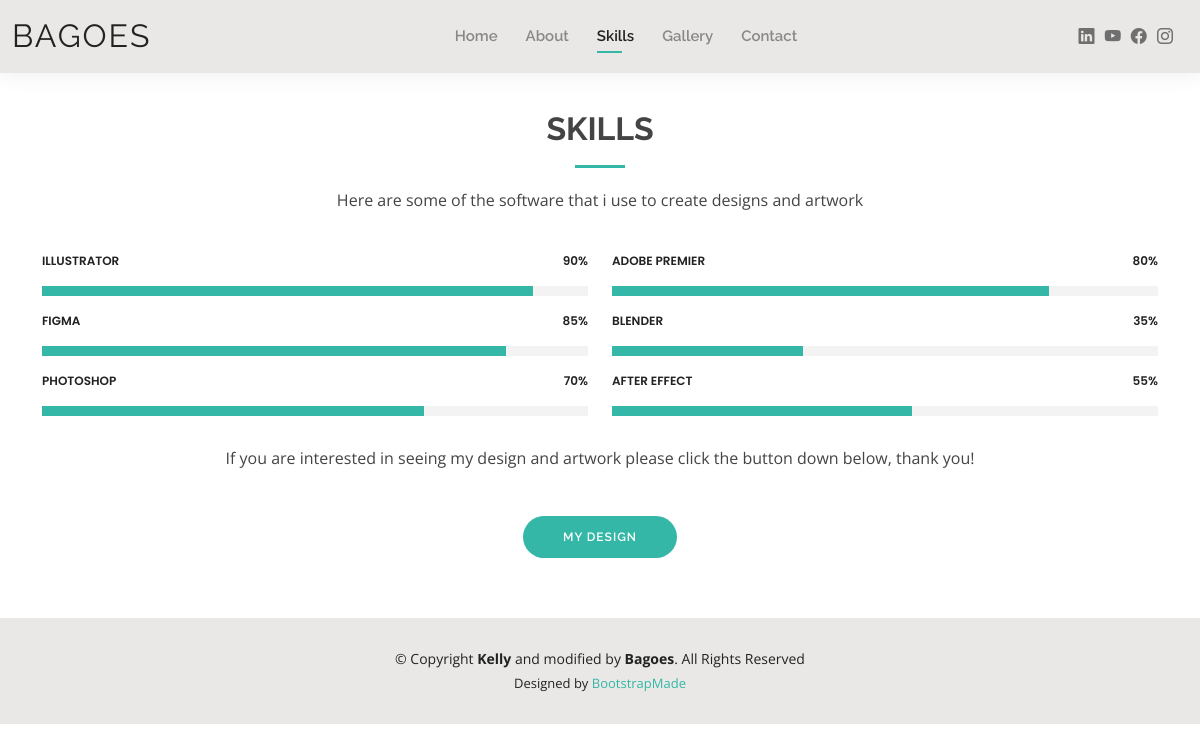
The page /skills.php on the database its author committed.
### tables this page shows
CREATE TABLE IF NOT EXISTS `skills` (
  `text` text,
  `illustrator` varchar(50) DEFAULT NULL,
  `figma` varchar(50) DEFAULT NULL,
  `photoshop` varchar(50) DEFAULT NULL,
  `premier` varchar(50) DEFAULT NULL,
  `blender` varchar(50) DEFAULT NULL,
  `after` varchar(50) DEFAULT NULL,
  `text2` text
);

### skills.php (the view, shortened to what this page needs)
<?php
include "koneksi.php";
?>
<!DOCTYPE html>
<html lang="en">
<head>
  <link href="assets/vendor/aos/aos.css" rel="stylesheet">
  <link href="assets/vendor/bootstrap/css/bootstrap.min.css" rel="stylesheet">
  <link href="assets/vendor/bootstrap-icons/bootstrap-icons.css" rel="stylesheet">
  <link href="assets/vendor/boxicons/css/boxicons.min.css" rel="stylesheet">
  <link href="assets/vendor/glightbox/css/glightbox.min.css" rel="stylesheet">
  <link href="assets/vendor/swiper/swiper-bundle.min.css" rel="stylesheet">
  <link href="assets/css/style.css" rel="stylesheet">
</head>
<body>
  <header id="header" class="fixed-top">
    <div class="container-fluid d-flex justify-content-between align-items-center">
      <h1 class="logo me-auto me-lg-0"><a href="index.html">Bagoes</a></h1>
      <nav id="navbar" class="navbar order-last order-lg-0">
        <ul>
          <li><a href="index.php">Home</a></li>
          <li><a href="about.php">About</a></li>
          <li><a class="active" href="skills.php">Skills</a></li>
          <li><a href="gallery.php">Gallery</a></li>
          <li><a href="contact.php">Contact</a></li>
        </ul>
      </nav>
      <div class="header-social-links">
        <a href="https://www.linkedin.com/in/muhammad-bagoes-wicaksono-993482202/" class="linkedin"><i class="bi bi-linkedin"></i></i></a>
        <a href="https://www.youtube.com/channel/UC5z8PLLdBo5NKvqN7KOnWQQ" class="twitter"><i class="bi bi-youtube"></i></a>
        <a href="https://www.facebook.com/MBagoesW" class="facebook"><i class="bi bi-facebook"></i></a>
        <a href="https://www.instagram.com/embagoeswe/" class="instagram"><i class="bi bi-instagram"></i></a>
      </div>
    </div>
  </header>
  <main id="main">
    <section id="skills" class="skills">
      <div class="container" data-aos="fade-up">
        <div class="section-title">
          <h2>Skills</h2>
          <?php
              $strSQL = "SELECT * FROM skills";
              $execStrSQL = mysqli_query($conn, $strSQL);
              $row = mysqli_fetch_assoc($execStrSQL)
           ?>
            <p>
            <?= $row["text"]; ?>
            </p>
        </div>
        <div class="row skills-content">
          <?php
              $strSQL = "SELECT * FROM skills";
              $execStrSQL = mysqli_query($conn, $strSQL);
              $row = mysqli_fetch_assoc($execStrSQL)
           ?>
          <div class="col-lg-6">
            <div class="progress">
              <span class="skill">Illustrator <i class="val"><?= $row["illustrator"]; ?>%</i></span>
              <div class="progress-bar-wrap">
                <div class="progress-bar" role="progressbar" aria-valuenow="90" aria-valuemin="0" aria-valuemax="100"></div>
              </div>
            </div>
            <div class="progress">
              <span class="skill">Figma <i class="val"><?= $row["figma"]; ?>%</i></span>
              <div class="progress-bar-wrap">
                <div class="progress-bar" role="progressbar" aria-valuenow="85" aria-valuemin="0" aria-valuemax="100"></div>
              </div>
            </div>
            <div class="progress">
              <span class="skill">Photoshop <i class="val"><?= $row["photoshop"]; ?>%</i></span>
              <div class="progress-bar-wrap">
                <div class="progress-bar" role="progressbar" aria-valuenow="70" aria-valuemin="0" aria-valuemax="100"></div>
              </div>
            </div>
          </div>
          <div class="col-lg-6">
            <div class="progress">
              <span class="skill">Adobe Premier <i class="val"><?= $row["premier"]; ?>%</i></span>
              <div class="progress-bar-wrap">
                <div class="progress-bar" role="progressbar" aria-valuenow="80" aria-valuemin="0" aria-valuemax="100"></div>
              </div>
            </div>
            <div class="progress">
              <span class="skill">Blender<i class="val"><?= $row["blender"]; ?>%</i></span>
              <div class="progress-bar-wrap">
                <div class="progress-bar" role="progressbar" aria-valuenow="35" aria-valuemin="0" aria-valuemax="100"></div>
              </div>
            </div>
            <div class="progress">
              <span class="skill">After Effect <i class="val"><?= $row["after"]; ?>%</i></span>
              <div class="progress-bar-wrap">
                <div class="progress-bar" role="progressbar" aria-valuenow="55" aria-valuemin="0" aria-valuemax="100"></div>
              </div>
            </div>
          </div>
            <p class="d-flex flex-column align-items-center">
            <br>
            <?= $row["text2"]; ?>
            </p>
            <div id="button" class="container d-flex flex-column align-items-center">
            <a href="gallery.php" class="btn-portf">My Design</a>
            </div>
            <br>
        </div>
      </div>
    </section>
  </main>
  <footer id="footer">
    <div class="container">
      <div class="copyright">
      &copy; Copyright <strong><span>Kelly</span></strong> and modified by <strong><span>Bagoes</span></strong>. All Rights Reserved
      </div>
      <div class="credits">
        Designed by <a href="https://bootstrapmade.com/">BootstrapMade</a>
      </div>
    </div>
  </footer>
</body>
</html>

### assets/css/style.css (style rules this page uses)
body { font-family: "Open Sans", sans-serif; color: #444444; }
a { color: #34b7a7; text-decoration: none; }
h1, h2, h3, h4, h5, h6 { font-family: "Raleway", sans-serif; }
#main { margin-top: 50px; }
#header { background: #e9e8e6; box-shadow: 0px 0px 25px 0 rgba(0, 0, 0, 0.08); z-index: 997; padding: 15px 0; }
#header .logo { font-size: 32px; margin: 0; padding: 0; line-height: 1; font-weight: 400; letter-spacing: 2px; text-transform: uppercase; }
#header .logo a { color: #222222; }
.header-social-links { padding-right: 15px; }
.header-social-links a { color: #6f6f6f; padding-left: 6px; display: inline-block; line-height: 0px; transition: 0.3s; font-size: 16px; }
.navbar { padding: 0; }
.navbar ul { margin: 0; padding: 0; display: flex; list-style: none; align-items: center; }
.navbar li { position: relative; padding: 10px 0 10px 28px; }
.navbar a, .navbar a:focus { display: flex; align-items: center; justify-content: space-between; font-family: "Raleway", sans-serif; font-size: 15px; font-weight: 600; color: #888888; white-space: nowrap; transition: 0.3s; position: relative; }
.navbar > ul > li > a:before { content: ""; position: absolute; width: 0; height: 2px; bottom: -5px; left: 0; background-color: #34b7a7; visibility: hidden; width: 0px; transition: all 0.3s ease-in-out 0s; }
.navbar a:hover:before, .navbar li:hover > a:before, .navbar .active:before { visibility: visible; width: 25px; }
.navbar a:hover, .navbar .active, .navbar .active:focus, .navbar li:hover > a { color: #222222; }
section { padding: 60px 0; }
.section-title { text-align: center; padding-bottom: 30px; }
.section-title h2 { font-size: 32px; font-weight: bold; text-transform: uppercase; margin-bottom: 20px; padding-bottom: 20px; position: relative; }
.section-title h2::after { content: ""; position: absolute; display: block; width: 50px; height: 3px; background: #34b7a7; bottom: 0; left: calc(50% - 25px); }
.section-title p { margin-bottom: 0; }
.skills .progress { height: 60px; display: block; background: none; border-radius: 0; }
.skills .progress .skill { padding: 10px 0; margin: 0 0 6px 0; text-transform: uppercase; display: block; font-weight: 600; font-family: "Poppins", sans-serif; color: #222222; }
.skills .progress .skill .val { float: right; font-style: normal; }
.skills .progress-bar-wrap { background: #f3f3f3; }
.skills .progress-bar { width: 1px; height: 10px; transition: 0.9s; background-color: #34b7a7; }
#footer { background: #e9e8e6; padding: 30px 0; color: #222222; font-size: 14px; text-align: center; }
#footer .credits { padding-top: 5px; font-size: 13px; }
#footer .credits a { color: #34b7a7; }

### skills.php (style rules this page uses)
#button .btn-portf { font-family: "Raleway", sans-serif; text-transform: uppercase; font-weight: 600; font-size: 12px; letter-spacing: 1px; display: inline-block; padding: 12px 40px; border-radius: 50px; transition: 0.5s; margin-top: 30px; color: #fff; background: #34b7a7; }

### rows shown on the page
skills: text "Here are some of the software that i use to create designs and artwork", illustrator "90", figma "85", photoshop "70", premier "80", blender "35", after "55", text2 "If you are interested in seeing my design and artwork please click the button down below, thank you!"
